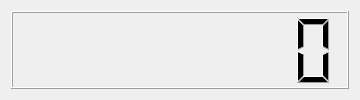
<?xml version="1.0" encoding="UTF-8"?>
<ui version="4.0">
 <class>MyTimer</class>
 <widget class="QWidget" name="MyTimer">
  <property name="geometry">
   <rect>
    <x>0</x>
    <y>0</y>
    <width>360</width>
    <height>100</height>
   </rect>
  </property>
  <layout class="QVBoxLayout" name="verticalLayout">
   <item>
    <widget class="QLCDNumber" name="lcd_display">
     <property name="digitCount">
      <number>8</number>
     </property>
    </widget>
   </item>
  </layout>
 </widget>
 <resources/>
 <connections/>
</ui>
